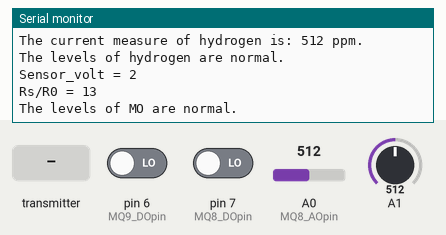
Simulated run of this sketch. Board: Arduino Uno, built with avr-gcc and run on an emulated ATmega328P. Shown: the last lines printed to the serial monitor. The test bench sets the inputs (shaded band); at power-on: pin 6 (MQ9_DOpin) LOW, pin 7 (MQ8_DOpin) LOW, A0 (MQ8_AOpin) = 512, A1 = 512. No radio packets arrive unless stated.

Above: at 1.2 s.
1.3 s: pin 6 (MQ9_DOpin) driven HIGH
At 3.3 s:
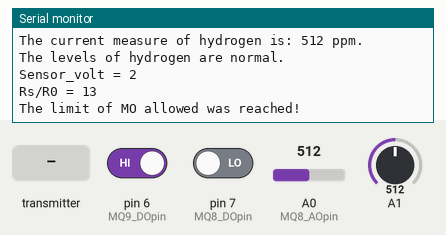
5.7 s: pin 7 (MQ8_DOpin) driven HIGH
At 6.34 s:
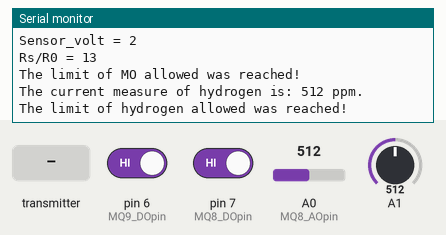
9.9 s: the transmitter starts sending smoke.0 = 0
14.1 s: the transmitter starts sending smoke.0 = 512
At 14.82 s:
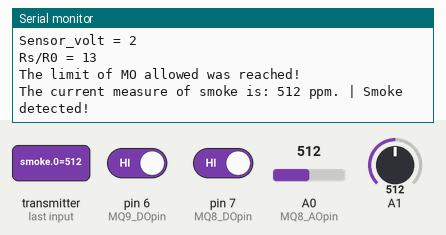
18.4 s: A0 (MQ8_AOpin) set to 490
At 19.27 s:
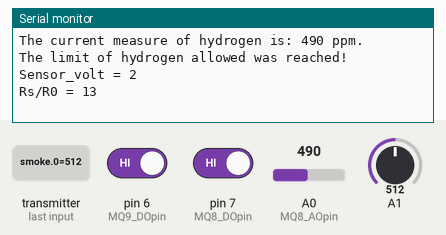
19.9 s: A1 set to 716
At 21.32 s:
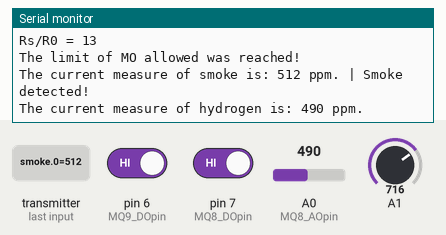

Measured:
- after the input at 1.3 s, the serial monitor: prints a new line after 0.91 s (image 1)
- after the input at 5.7 s, the serial monitor: prints a new line after 0.62 s (image 2)
- after the input at 14.1 s, the serial monitor: prints a new line after 0.66 s (image 3)
- after the input at 18.4 s, the serial monitor: prints a new line after 0.75 s (image 4)

The sketch:

nRF2401_RXProgram.ino
```cpp
#include <nRF24L01.h>
#include <RF24.h>
#include <RF24_config.h>
#include <SPI.h>

const uint64_t pipe = 0xE8E8F0F0E1LL;
const int MQ8_AOpin=0;
const int MQ9_AOpin=1;
const int MQ8_DOpin=7;
const int MQ9_DOpin=6;
const float R0 = 0.11;

int smoke[3];

RF24 radio(9, 8);

void setup(void)
{
  Serial.begin(9600);

  radio.begin();
  radio.openReadingPipe(1, pipe);
  radio.startListening();

  pinMode(MQ8_DOpin, INPUT);
  pinMode(MQ9_DOpin, INPUT);
}

int getMQ8Values(){
  int value = analogRead(MQ8_AOpin);
  return value;
}

void getMQ8Alarm()
{
  int limit = digitalRead(MQ8_DOpin);
  MQ8Alarm(limit);
}

void MQ8Alarm(int limitToCheck)
{
  if (limitToCheck == 0){
    Serial.println("The levels of hydrogen are normal.\n");
  } else {
    Serial.println("The limit of hydrogen allowed was reached!\n");
  }
}

int getSensorVoltMQ9(){
  float sensor_volt;
  int sensorValue = analogRead(A1);
  sensor_volt = ((float)sensorValue / 1024) * 5.0;
  return sensor_volt;
}

int getRatioMQ9()
{
  float sensor_volt = getSensorVoltMQ9();
  float RS_gas;
  float ratio;
  RS_gas = (5.0 - sensor_volt) / sensor_volt;
  ratio = RS_gas / R0;
  return ratio;
}

void getMQ9Alarm()
{
  int alarm = 0;
  alarm = digitalRead(MQ9_DOpin);
  MQ9Alarm(alarm);
}

void MQ9Alarm(int alarmToCheck){
  if (alarmToCheck == 0){
    Serial.println("The levels of MO are normal.\n");
  } else if (alarmToCheck == 1){
    Serial.println("The limit of MO allowed was reached!\n");
  }
}

void printOutput()
{
  int value = getMQ8Values();
  Serial.print("The current measure of hydrogen is: ");
  Serial.print(value);
  Serial.println(" ppm.");
  getMQ8Alarm();

  int sensor_volt = getSensorVoltMQ9();
  int ratio = getRatioMQ9();
  Serial.print("Sensor_volt = ");
  Serial.println(sensor_volt);
  Serial.print("Rs/R0 = ");
  Serial.println(ratio);
  getMQ9Alarm();
}

void loop(void)
{
  if (radio.available())
  {
    radio.read(&smoke[0], 3);
    Serial.print("\n\nThe current measure of smoke is: ");
    Serial.print(smoke[0]);
    Serial.print(" ppm.");
    if(smoke[0] > 500)
    {
      Serial.print(" | Smoke detected!");
    }
    Serial.println("\n");
  }
  printOutput();
  delay(2000);
}
```
